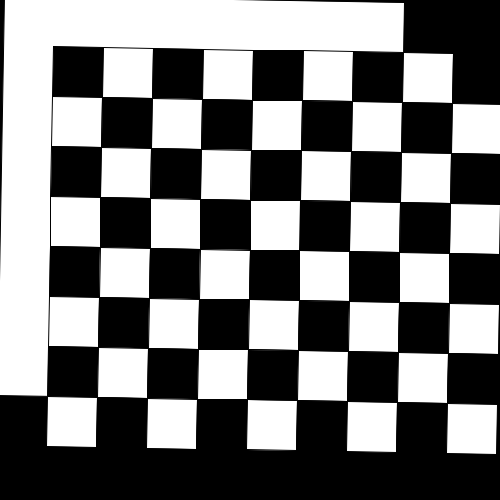
Frame 1 (no input)
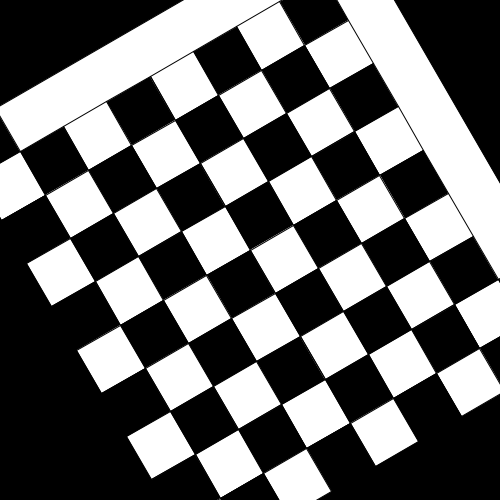
Frame 60 (the mouse pressed at the canvas centre just before this capture)
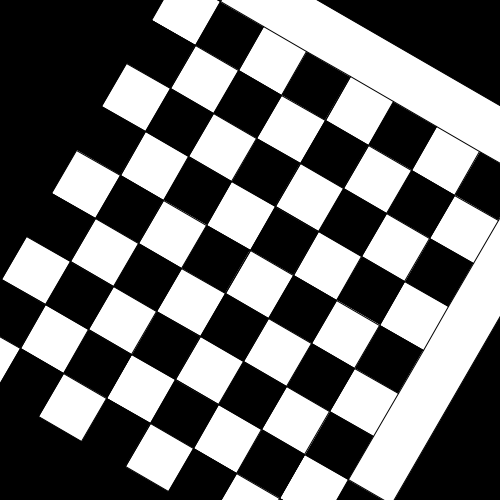
Frame 120 (the mouse held since frame 60 and released just before this capture)

The Processing sketch that drew these frames (run headless with seeded random() and noise(); from frame 60 on, the mouse is pressed at the canvas centre):

// Processing sketch: week06_5_processing_rotate
// ── week06_5_processing_rotate.pde
//week06_5_processing_rotate
//修改自week06_3_processing_rotate
//想要做一個會旋轉的迷宮
void setup(){
  size(500,500);
}
void draw(){
  background(0);//黑色背景
  translate(250,250);//往右移,往下移
  rotate(radians(frameCount));//持續轉動
  rect(-250,-250,400,400);
  for(int i=0;i<8;i++){
    for(int j=0;j<9;j++){
      if((i+j)%2==1)fill(255);
      else fill(0);
      rect(j*50-200,i*50-200,50,50);
    }
  }
}
